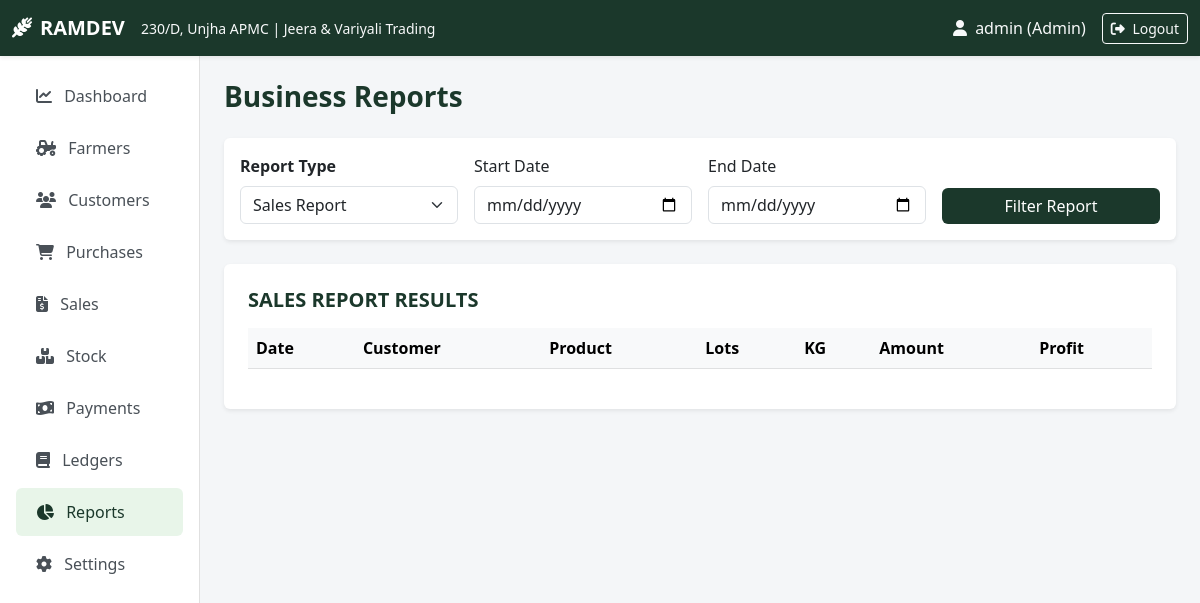
The app's page /reports (signed in) with its own data.
### tables this page shows
CREATE TABLE settings (
            key TEXT PRIMARY KEY,
            value TEXT NOT NULL
        );

### app.py (the view, shortened to what this page needs)
@app.route('/reports')
@login_required
def reports():
    report_type = request.args.get('type', 'sales')
    start_date = request.args.get('start_date', '')
    end_date = request.args.get('end_date', '')
    conn = get_db_connection()
    query_params = []
    where_clause = ""
    if start_date and end_date:
        where_clause = " WHERE date BETWEEN ? AND ?"
        query_params = [start_date, end_date]
    report_data = []
    summary = {}
    if report_type == 'purchases':
        query = f"""
            SELECT p.*, f.name as farmer_name, pr.name as product_name
            FROM purchases p
            JOIN farmers f ON p.farmer_id = f.id
            JOIN products pr ON p.product_id = pr.id
            {where_clause} ORDER BY p.date DESC
        """
        report_data = conn.execute(query, query_params).fetchall()
        tot_kg = sum(r['kg'] for r in report_data)
        tot_amt = sum(r['net_payable'] for r in report_data)
        summary = {'total_records': len(report_data), 'total_kg': tot_kg, 'total_amount': tot_amt}
    elif report_type == 'sales':
        query = f"""
            SELECT s.*, c.name as customer_name, pr.name as product_name
            FROM sales s
            JOIN customers c ON s.customer_id = c.id
            JOIN products pr ON s.product_id = pr.id
            {where_clause} ORDER BY s.date DESC
        """
        report_data = conn.execute(query, query_params).fetchall()
        tot_kg = sum(r['kg'] for r in report_data)
        tot_amt = sum(r['final_amount'] for r in report_data)
        tot_profit = sum(r['profit'] for r in report_data)
        summary = {'total_records': len(report_data), 'total_kg': tot_kg, 'total_amount': tot_amt, 'total_profit': tot_profit}
    conn.close()
    return render_template('reports.html', report_type=report_type, report_data=report_data, summary=summary, start_date=start_date, end_date=end_date)

### app.py (called while the page is built)
@app.context_processor
def inject_global_vars():
    business_info = {
        'name': get_setting('business_name', 'RAMDEV'),
        'shop_no': get_setting('shop_no', '230/D'),
        'market': get_setting('market', 'Unjha APMC'),
        'type': get_setting('business_type', 'Jeera & Variyali Trading'),
        'location': get_setting('location', 'Unjha APMC, Gujarat, India'),
        'mobile': get_setting('mobile', ''),
        'email': get_setting('email', ''),
        'gst_no': get_setting('gst_no', ''),
        'lot_weight': get_lot_weight()
    }
    return dict(biz=business_info)

def login_required(f):
    @wraps(f)
    def decorated_function(*args, **kwargs):
        if 'user_id' not in session:
            flash("Please log in to access this page.", "warning")
            return redirect(url_for('login'))
        return f(*args, **kwargs)
    return decorated_function

### database.py (called while the page is built)
def get_db_connection():
    conn = sqlite3.connect(DB_NAME)
    conn.row_factory = sqlite3.Row
    return conn

def get_setting(key, default=""):
    conn = get_db_connection()
    res = conn.execute("SELECT value FROM settings WHERE key = ?", (key,)).fetchone()
    conn.close()
    return res['value'] if res else default

def get_lot_weight():
    try:
        return float(get_setting('lot_weight_kg', '20'))
    except ValueError:
        return 20.0

### templates/reports.html (shortened to what this page needs)
{% extends "base.html" %}
{% block content %}
<div class="d-flex justify-content-between align-items-center mb-3">
    <h3 class="fw-bold text-mandi">Business Reports</h3>
</div>
<div class="card border-0 shadow-sm mb-4">
    <div class="card-body">
        <form method="GET" action="{{ url_for('reports') }}" class="row g-3">
            <div class="col-md-3">
                <label class="form-label fw-bold">Report Type</label>
                <select name="type" class="form-select">
                    <option value="sales" {% if report_type=='sales' %}selected{% endif %}>Sales Report</option>
                </select>
            </div>
            <div class="col-md-3">
                <label class="form-label">Start Date</label>
                <input type="date" name="start_date" class="form-control" value="{{ start_date }}">
            </div>
            <div class="col-md-3">
                <label class="form-label">End Date</label>
                <input type="date" name="end_date" class="form-control" value="{{ end_date }}">
            </div>
            <div class="col-md-3 d-flex align-items-end">
                <button type="submit" class="btn btn-mandi w-100">Filter Report</button>
            </div>
        </form>
    </div>
</div>
<div class="card border-0 shadow-sm">
    <div class="card-body p-4">
        <h5 class="fw-bold text-mandi mb-3 text-uppercase">{{ report_type }} Report Results</h5>
        {% if report_type == 'sales' %}
        <div class="table-responsive">
            <table class="table table-hover">
                <thead class="table-light"><tr><th>Date</th><th>Customer</th><th>Product</th><th>Lots</th><th>KG</th><th>Amount</th><th>Profit</th></tr></thead>
            </table>
        </div>
        {% endif %}
    </div>
</div>
{% endblock %}

### templates/base.html (shortened to what this page needs)
<!DOCTYPE html>
<html lang="en">
<head>
    <link href="https://cdn.jsdelivr.net/npm/bootstrap@5.3.0/dist/css/bootstrap.min.css" rel="stylesheet">
    <link rel="stylesheet" href="https://cdnjs.cloudflare.com/ajax/libs/font-awesome/6.4.0/css/all.min.css">
    <link rel="stylesheet" href="{{ url_for('static', filename='style.css') }}">
</head>
<body>
    <nav class="navbar navbar-expand-lg navbar-dark bg-mandi sticky-top shadow-sm no-print">
        <div class="container-fluid">
            <a class="navbar-brand fw-bold" href="{{ url_for('dashboard') }}">
                <i class="fa-solid fa-wheat-awn me-2"></i>{{ biz.name }}
            </a>
            <span class="navbar-text text-light d-none d-md-inline me-auto">
                <small>{{ biz.shop_no }}, {{ biz.market }} | {{ biz.type }}</small>
            </span>
            <div class="d-flex align-items-center">
                {% if session.get('user_id') %}
                <span class="text-light me-3"><i class="fa-solid fa-user me-1"></i> {{ session.username }} ({{ session.role }})</span>
                <a href="{{ url_for('logout') }}" class="btn btn-outline-light btn-sm"><i class="fa-solid fa-right-from-bracket me-1"></i> Logout</a>
                {% endif %}
            </div>
        </div>
    </nav>
    <div class="container-fluid">
        <div class="row">
            {% if session.get('user_id') %}
            <nav class="col-md-3 col-lg-2 d-md-block sidebar collapse p-3 no-print">
                <div class="position-sticky">
                    <ul class="nav flex-column">
                        <li class="nav-item"><a class="nav-link {% if request.endpoint == 'dashboard' %}active{% endif %}" href="{{ url_for('dashboard') }}"><i class="fa-solid fa-chart-line me-2"></i> Dashboard</a></li>
                        <li class="nav-item"><a class="nav-link {% if request.endpoint in ['farmers', 'farmer_details'] %}active{% endif %}" href="{{ url_for('farmers') }}"><i class="fa-solid fa-tractor me-2"></i> Farmers</a></li>
                        <li class="nav-item"><a class="nav-link {% if request.endpoint in ['customers', 'customer_details'] %}active{% endif %}" href="{{ url_for('customers') }}"><i class="fa-solid fa-users me-2"></i> Customers</a></li>
                        <li class="nav-item"><a class="nav-link " href="{{ url_for('purchases') }}"><i class="fa-solid fa-cart-shopping me-2"></i> Purchases</a></li>
                        <li class="nav-item"><a class="nav-link " href="{{ url_for('sales') }}"><i class="fa-solid fa-file-invoice-dollar me-2"></i> Sales</a></li>
                        <li class="nav-item"><a class="nav-link {% if request.endpoint == 'stock' %}active{% endif %}" href="{{ url_for('stock') }}"><i class="fa-solid fa-boxes-stacked me-2"></i> Stock</a></li>
                        <li class="nav-item"><a class="nav-link {% if request.endpoint == 'payments' %}active{% endif %}" href="{{ url_for('payments') }}"><i class="fa-solid fa-money-bill-wave me-2"></i> Payments</a></li>
                        <li class="nav-item"><a class="nav-link {% if request.endpoint == 'ledger' %}active{% endif %}" href="{{ url_for('ledger') }}"><i class="fa-solid fa-book me-2"></i> Ledgers</a></li>
                        <li class="nav-item"><a class="nav-link {% if request.endpoint == 'reports' %}active{% endif %}" href="{{ url_for('reports') }}"><i class="fa-solid fa-chart-pie me-2"></i> Reports</a></li>
                        {% if session.get('role') == 'Admin' %}
                        <li class="nav-item"><a class="nav-link {% if request.endpoint == 'settings' %}active{% endif %}" href="{{ url_for('settings') }}"><i class="fa-solid fa-gear me-2"></i> Settings</a></li>
                        {% endif %}
                    </ul>
                </div>
            </nav>
            <main class="col-md-9 ms-sm-auto col-lg-10 px-md-4 py-4">
            {% else %}
            <main class="col-12 px-md-4 py-4">
            {% endif %}
                {% block content %}{% endblock %}
            </main>
        </div>
    </div>
</body>
</html>

### static/style.css (style rules this page uses)
:root { --primary-color: #1b382b; --primary-hover: #142a20; --secondary-color: #d4a373; --bg-light: #f4f6f8; --text-dark: #2c3e50; --card-shadow: 0 4px 12px rgba(0,0,0,0.05); }
body { font-family: 'Segoe UI', Tahoma, Geneva, Verdana, sans-serif; background-color: var(--bg-light); color: var(--text-dark); }
.bg-mandi { background-color: var(--primary-color) !important; }
.text-mandi { color: var(--primary-color) !important; }
.btn-mandi { background-color: var(--primary-color); color: #fff; border: none; }
.sidebar { min-height: calc(100vh - 56px); background-color: #ffffff; border-right: 1px solid #e0e0e0; }
.sidebar .nav-link { color: #495057; font-weight: 500; padding: 12px 20px; border-radius: 6px; margin-bottom: 4px; }
.sidebar .nav-link:hover, .sidebar .nav-link.active { background-color: #e8f5e9; color: var(--primary-color); }

### records on screen
settings: name "RAMDEV"
settings: shop_no "230/D"
settings: market "Unjha APMC"
settings: type "Jeera & Variyali Trading"

### other values on screen
{{ session.username }} "admin"
{{ session.role }} "Admin"
{{ report_type }} "SALES"
